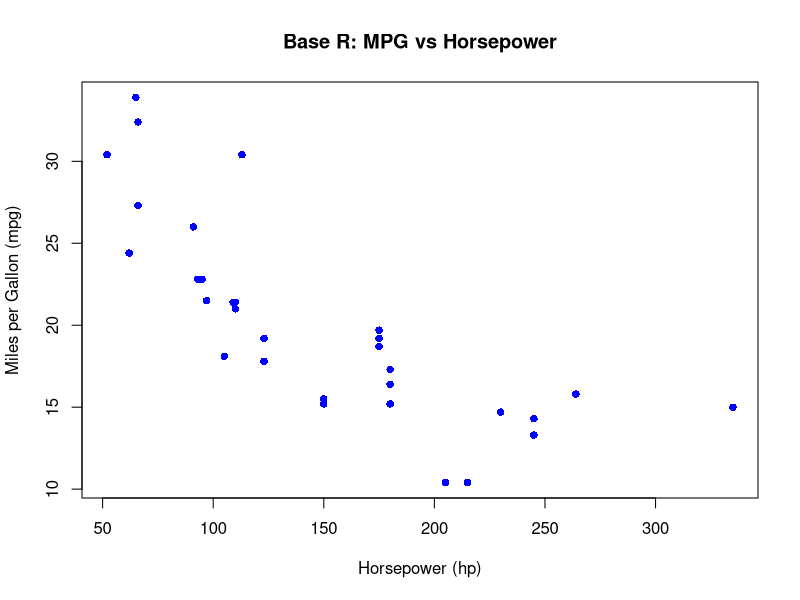
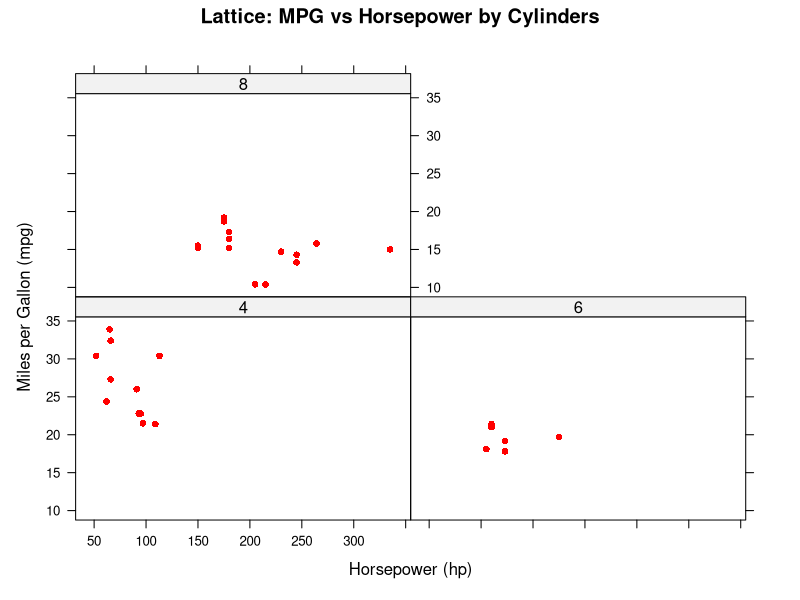
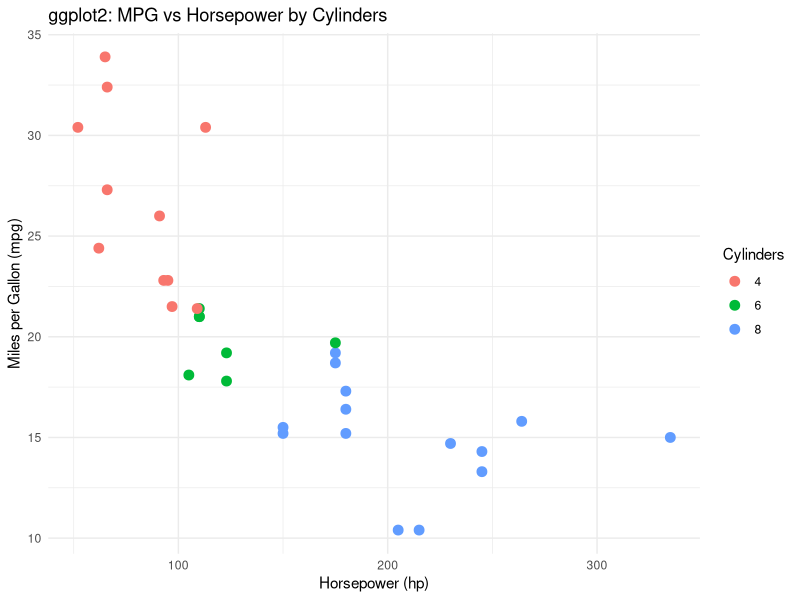

Recreate these plots in R, in order.
# --------------------------------------------------------------------
# SECTION 1   : COURSE AND ASSIGNMENT DETAILS
# --------------------------------------------------------------------
# Course      : LIS-4370 R Programming
# Assignment  : Module 9
# URL         : https://usf.instructure.com/courses/LIS-4370
# Filename    : LIS4370-Mod9.R
# Purpose     : Demonstrate three types of data visualizations using the mtcars dataset.
# Author      : Steven Barden
# Email       : StevenBarden@usf.edu
# Created     : 2025-03-24-1554.32 (EST)
# Updated     : 2025-03-24-1701.23 (EST)
# License     : The Unlicense
# Description : This script explores the mtcars dataset by generating three visualizations 
#               (base R, lattice, and ggplot2) to compare MPG and horsepower relationships, 
#               fulfilling Module 9?s requirement to evaluate different R visualization methods.
#
# --------------------------------------------------------------------
# SECTION 2: ENVIRONMENT SETUP
# --------------------------------------------------------------------

# Set Working Directory (Modify as Needed)
tryCatch({
  setwd("./")  # Default to home directory; modify if needed
}, error = function(e) {
  stop("Error setting the working directory: ", e$message)
})

# Load Required Libraries
tryCatch({
  library(ggplot2)
  library(lattice)
  library(dplyr)
}, error = function(e) {
  stop("Error loading libraries: ", e$message)
})

# --------------------------------------------------------------------
# SECTION 5: DATA LOADING
# --------------------------------------------------------------------

# Load mtcars dataset (built-in R dataset)
load_mtcars_data <- function() {
  tryCatch({
    data(mtcars)
    cat("Successfully loaded mtcars dataset.\n")
    return(mtcars)
  }, error = function(e) {
    stop("Error loading mtcars data: ", e$message)
  })
}

# --------------------------------------------------------------------
# SECTION 8: VISUALIZATION FUNCTIONS
# --------------------------------------------------------------------

visualize_data <- function(data) {
  tryCatch({
    cat("Creating visualizations...\n")
    
    # Visualization 1: Base R Plot (Scatterplot of MPG vs Horsepower)
    plot(data$hp, data$mpg,
         main = "Base R: MPG vs Horsepower",
         xlab = "Horsepower (hp)",
         ylab = "Miles per Gallon (mpg)",
         pch = 16, col = "blue")
    cat("Base R visualization completed.\n")
    
    # Visualization 2: Lattice Plot (Scatterplot of MPG vs Horsepower by Cylinders)
    lattice_plot <- xyplot(mpg ~ hp | factor(cyl), data = data,
                           main = "Lattice: MPG vs Horsepower by Cylinders",
                           xlab = "Horsepower (hp)",
                           ylab = "Miles per Gallon (mpg)",
                           pch = 16, col = "red")
    print(lattice_plot)
    cat("Lattice visualization completed.\n")
    
    # Visualization 3: ggplot2 Plot (Scatterplot of MPG vs Horsepower with Color by Cylinders)
    gg_plot <- ggplot(data, aes(x = hp, y = mpg, color = factor(cyl))) +
      geom_point(size = 3) +
      labs(title = "ggplot2: MPG vs Horsepower by Cylinders",
           x = "Horsepower (hp)",
           y = "Miles per Gallon (mpg)",
           color = "Cylinders") +
      theme_minimal()
    print(gg_plot)
    cat("ggplot2 visualization completed.\n")
    
    cat("All visualizations completed successfully.\n")
  }, error = function(e) {
    stop("Error creating visualizations: ", e$message)
  })
}

# --------------------------------------------------------------------
# SECTION 9: MAIN EXECUTION BLOCK
# --------------------------------------------------------------------

main <- function() {
  tryCatch({
    cat("Starting script execution...\n")
    
    # Step 1: Load Data
    cat("Step 1: Loading data...\n")
    mtcars_data <- load_mtcars_data()
    
    # Step 2: Visualize Data
    cat("Step 2: Visualizing results...\n")
    visualize_data(mtcars_data)
    
    cat("Script execution completed successfully.\n")
  }, error = function(e) {
    stop("Script execution failed: ", e$message)
  })
}

# Execute the main function
main()

# --------------------------------------------------------------------
# SECTION 10: VERSION HISTORY
# --------------------------------------------------------------------
# Version History:
# - Version 1.0 (2025-03-24): Initial script with three visualizations using mtcars.